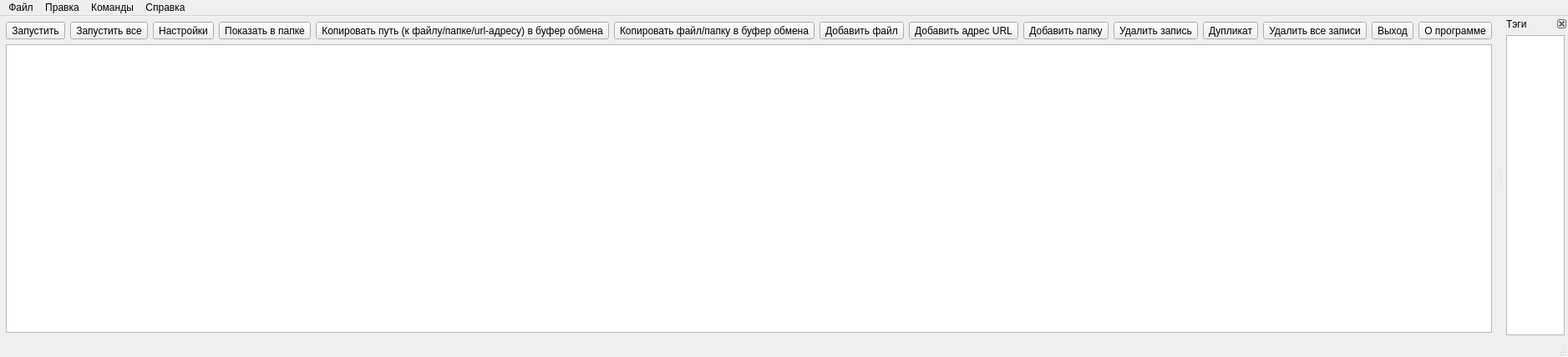
<?xml version="1.0" encoding="UTF-8"?>
<ui version="4.0">
 <class>UConteinerExes</class>
 <widget class="QMainWindow" name="UConteinerExes">
  <property name="geometry">
   <rect>
    <x>0</x>
    <y>0</y>
    <width>510</width>
    <height>427</height>
   </rect>
  </property>
  <property name="windowTitle">
   <string>UConteinerExes</string>
  </property>
  <widget class="QWidget" name="centralWidget">
   <layout class="QVBoxLayout" name="verticalLayout_2">
    <property name="margin">
     <number>7</number>
    </property>
    <item>
     <layout class="QHBoxLayout" name="horizontalLayout">
      <item>
       <widget class="QToolButton" name="tButtonStart">
        <property name="toolTip">
         <string>Запустить</string>
        </property>
        <property name="statusTip">
         <string>Запустить</string>
        </property>
        <property name="text">
         <string>Запустить</string>
        </property>
        <property name="icon">
         <iconset resource="resource.qrc">
          <normaloff>:/IconRun</normaloff>:/IconRun</iconset>
        </property>
       </widget>
      </item>
      <item>
       <widget class="QToolButton" name="tButtonStartAll">
        <property name="toolTip">
         <string>Запустить все</string>
        </property>
        <property name="statusTip">
         <string>Запустить все</string>
        </property>
        <property name="text">
         <string>Запустить все</string>
        </property>
        <property name="icon">
         <iconset resource="resource.qrc">
          <normaloff>:/IconRunAll</normaloff>:/IconRunAll</iconset>
        </property>
       </widget>
      </item>
      <item>
       <widget class="QToolButton" name="tButtonSettings">
        <property name="toolTip">
         <string>Настройки</string>
        </property>
        <property name="statusTip">
         <string>Настройки</string>
        </property>
        <property name="text">
         <string>Настройки</string>
        </property>
        <property name="icon">
         <iconset resource="resource.qrc">
          <normaloff>:/IconSettings</normaloff>:/IconSettings</iconset>
        </property>
       </widget>
      </item>
      <item>
       <widget class="QToolButton" name="tButtonShowInFolder">
        <property name="toolTip">
         <string>Показать файл в папке</string>
        </property>
        <property name="statusTip">
         <string>Показать файл в папке</string>
        </property>
        <property name="text">
         <string>Показать в папке</string>
        </property>
        <property name="icon">
         <iconset resource="resource.qrc">
          <normaloff>:/IconFolder</normaloff>:/IconFolder</iconset>
        </property>
       </widget>
      </item>
      <item>
       <widget class="QToolButton" name="tButtonCopyPathToFile">
        <property name="toolTip">
         <string>Копировать путь (к файлу/папке/url-адресу) в буфер обмена</string>
        </property>
        <property name="statusTip">
         <string>Копировать путь (к файлу/папке/url-адресу) в буфер обмена</string>
        </property>
        <property name="text">
         <string>Копировать путь (к файлу/папке/url-адресу) в буфер обмена</string>
        </property>
        <property name="icon">
         <iconset resource="resource.qrc">
          <normaloff>:/IconCopyPathFileToClipboard</normaloff>:/IconCopyPathFileToClipboard</iconset>
        </property>
       </widget>
      </item>
      <item>
       <widget class="QToolButton" name="tButtonCopyFile">
        <property name="toolTip">
         <string>Копировать файл/папку в буфер обмена</string>
        </property>
        <property name="statusTip">
         <string>Копировать файл/папку в буфер обмена</string>
        </property>
        <property name="text">
         <string>Копировать файл/папку в буфер обмена</string>
        </property>
        <property name="icon">
         <iconset resource="resource.qrc">
          <normaloff>:/IconCopyFileToClipboard</normaloff>:/IconCopyFileToClipboard</iconset>
        </property>
       </widget>
      </item>
      <item>
       <widget class="QToolButton" name="tButtonAddFile">
        <property name="toolTip">
         <string>Добавить файл</string>
        </property>
        <property name="statusTip">
         <string>Добавить файл</string>
        </property>
        <property name="text">
         <string>Добавить файл</string>
        </property>
        <property name="icon">
         <iconset resource="resource.qrc">
          <normaloff>:/IconAddFile</normaloff>:/IconAddFile</iconset>
        </property>
       </widget>
      </item>
      <item>
       <widget class="QToolButton" name="tButtonAddUrl">
        <property name="toolTip">
         <string>Добавить адрес URL</string>
        </property>
        <property name="statusTip">
         <string>Добавить адрес URL</string>
        </property>
        <property name="text">
         <string>Добавить адрес URL</string>
        </property>
        <property name="icon">
         <iconset resource="resource.qrc">
          <normaloff>:/IconAddHyperlink</normaloff>:/IconAddHyperlink</iconset>
        </property>
       </widget>
      </item>
      <item>
       <widget class="QToolButton" name="tButtonAddFolder">
        <property name="toolTip">
         <string>Добавить папку</string>
        </property>
        <property name="statusTip">
         <string>Добавить папку</string>
        </property>
        <property name="text">
         <string>Добавить папку</string>
        </property>
        <property name="icon">
         <iconset resource="resource.qrc">
          <normaloff>:/IconAddFolder</normaloff>:/IconAddFolder</iconset>
        </property>
       </widget>
      </item>
      <item>
       <widget class="QToolButton" name="tButtonRemove">
        <property name="toolTip">
         <string>Удалить запись</string>
        </property>
        <property name="statusTip">
         <string>Удалить запись</string>
        </property>
        <property name="text">
         <string>Удалить запись</string>
        </property>
        <property name="icon">
         <iconset resource="resource.qrc">
          <normaloff>:/IconRemove</normaloff>:/IconRemove</iconset>
        </property>
       </widget>
      </item>
      <item>
       <widget class="QToolButton" name="tButtonDuplicate">
        <property name="toolTip">
         <string>Сделать дупликат</string>
        </property>
        <property name="statusTip">
         <string>Сделать дупликат</string>
        </property>
        <property name="text">
         <string>Дупликат</string>
        </property>
        <property name="icon">
         <iconset resource="resource.qrc">
          <normaloff>:/IconDuplicate</normaloff>:/IconDuplicate</iconset>
        </property>
       </widget>
      </item>
      <item>
       <widget class="QToolButton" name="tButtonRemoveAll">
        <property name="toolTip">
         <string>Удалить все записи</string>
        </property>
        <property name="statusTip">
         <string>Удалить все записи</string>
        </property>
        <property name="text">
         <string>Удалить все записи</string>
        </property>
        <property name="icon">
         <iconset resource="resource.qrc">
          <normaloff>:/IconRemoveAll</normaloff>:/IconRemoveAll</iconset>
        </property>
       </widget>
      </item>
      <item>
       <widget class="QToolButton" name="tButtonQuit">
        <property name="toolTip">
         <string>Выход</string>
        </property>
        <property name="statusTip">
         <string>Выход</string>
        </property>
        <property name="text">
         <string>Выход</string>
        </property>
        <property name="icon">
         <iconset resource="resource.qrc">
          <normaloff>:/IconQuit</normaloff>:/IconQuit</iconset>
        </property>
       </widget>
      </item>
      <item>
       <widget class="QToolButton" name="tButtonAbout">
        <property name="toolTip">
         <string>О программе</string>
        </property>
        <property name="statusTip">
         <string>О программе</string>
        </property>
        <property name="text">
         <string>О программе</string>
        </property>
        <property name="icon">
         <iconset resource="resource.qrc">
          <normaloff>:/IconAboutProgram</normaloff>:/IconAboutProgram</iconset>
        </property>
       </widget>
      </item>
     </layout>
    </item>
    <item>
     <widget class="QTableView" name="tView">
      <property name="editTriggers">
       <set>QAbstractItemView::DoubleClicked</set>
      </property>
      <property name="selectionMode">
       <enum>QAbstractItemView::SingleSelection</enum>
      </property>
      <property name="selectionBehavior">
       <enum>QAbstractItemView::SelectRows</enum>
      </property>
     </widget>
    </item>
   </layout>
  </widget>
  <widget class="QStatusBar" name="statusBar"/>
  <widget class="QMenuBar" name="menuBar">
   <property name="geometry">
    <rect>
     <x>0</x>
     <y>0</y>
     <width>510</width>
     <height>20</height>
    </rect>
   </property>
   <widget class="QMenu" name="menuFile">
    <property name="title">
     <string>Файл</string>
    </property>
    <addaction name="actionLoadDB"/>
    <addaction name="actionSaveDBAs"/>
    <addaction name="separator"/>
    <addaction name="actionQuit"/>
   </widget>
   <widget class="QMenu" name="menuCorrection">
    <property name="title">
     <string>Правка</string>
    </property>
    <addaction name="actionSearch"/>
   </widget>
   <widget class="QMenu" name="menuCommand">
    <property name="title">
     <string>Команды</string>
    </property>
    <addaction name="actionSettings"/>
    <addaction name="separator"/>
    <addaction name="actionStart"/>
    <addaction name="actionStartAll"/>
    <addaction name="separator"/>
    <addaction name="actionShowInFolder"/>
    <addaction name="separator"/>
    <addaction name="actionAddFile"/>
    <addaction name="actionAddFolder"/>
    <addaction name="actionAddUrl"/>
    <addaction name="separator"/>
    <addaction name="actionDuplicate"/>
    <addaction name="separator"/>
    <addaction name="actionRemove"/>
    <addaction name="actionRemoveAll"/>
    <addaction name="separator"/>
    <addaction name="separator"/>
    <addaction name="actionCopyPathToFile"/>
    <addaction name="actionCopyFile"/>
   </widget>
   <widget class="QMenu" name="menuHelp">
    <property name="title">
     <string>Справка</string>
    </property>
    <addaction name="actionAbout"/>
   </widget>
   <addaction name="menuFile"/>
   <addaction name="menuCorrection"/>
   <addaction name="menuCommand"/>
   <addaction name="menuHelp"/>
  </widget>
  <widget class="QDockWidget" name="dockWidgetListTags">
   <property name="sizePolicy">
    <sizepolicy hsizetype="Minimum" vsizetype="Minimum">
     <horstretch>0</horstretch>
     <verstretch>0</verstretch>
    </sizepolicy>
   </property>
   <property name="floating">
    <bool>false</bool>
   </property>
   <property name="features">
    <set>QDockWidget::DockWidgetClosable|QDockWidget::DockWidgetMovable</set>
   </property>
   <property name="windowTitle">
    <string>Тэги</string>
   </property>
   <attribute name="dockWidgetArea">
    <number>2</number>
   </attribute>
   <widget class="QWidget" name="dockWidgetContents">
    <layout class="QVBoxLayout" name="verticalLayout">
     <property name="spacing">
      <number>0</number>
     </property>
     <property name="margin">
      <number>4</number>
     </property>
     <item>
      <widget class="QListWidget" name="lWidgetTags">
       <property name="sizePolicy">
        <sizepolicy hsizetype="Preferred" vsizetype="Preferred">
         <horstretch>0</horstretch>
         <verstretch>0</verstretch>
        </sizepolicy>
       </property>
       <property name="editTriggers">
        <set>QAbstractItemView::NoEditTriggers</set>
       </property>
       <property name="showDropIndicator" stdset="0">
        <bool>false</bool>
       </property>
       <property name="alternatingRowColors">
        <bool>false</bool>
       </property>
       <property name="selectionMode">
        <enum>QAbstractItemView::SingleSelection</enum>
       </property>
       <property name="selectionBehavior">
        <enum>QAbstractItemView::SelectRows</enum>
       </property>
      </widget>
     </item>
    </layout>
   </widget>
  </widget>
  <action name="actionQuit">
   <property name="icon">
    <iconset resource="resource.qrc">
     <normaloff>:/IconQuit</normaloff>:/IconQuit</iconset>
   </property>
   <property name="text">
    <string>Выход</string>
   </property>
   <property name="shortcut">
    <string>Ctrl+Q</string>
   </property>
  </action>
  <action name="actionSearch">
   <property name="icon">
    <iconset resource="resource.qrc">
     <normaloff>:/IconSearch</normaloff>:/IconSearch</iconset>
   </property>
   <property name="text">
    <string>Поиск</string>
   </property>
   <property name="statusTip">
    <string>Поиск</string>
   </property>
   <property name="shortcut">
    <string>Ctrl+F</string>
   </property>
  </action>
  <action name="actionStart">
   <property name="icon">
    <iconset resource="resource.qrc">
     <normaloff>:/IconRun</normaloff>:/IconRun</iconset>
   </property>
   <property name="text">
    <string>Запустить</string>
   </property>
   <property name="statusTip">
    <string>Запустить</string>
   </property>
  </action>
  <action name="actionStartAll">
   <property name="icon">
    <iconset resource="resource.qrc">
     <normaloff>:/IconRunAll</normaloff>:/IconRunAll</iconset>
   </property>
   <property name="text">
    <string>Запустить все</string>
   </property>
   <property name="statusTip">
    <string>Запустить все</string>
   </property>
  </action>
  <action name="actionAbout">
   <property name="icon">
    <iconset resource="resource.qrc">
     <normaloff>:/IconAboutProgram</normaloff>:/IconAboutProgram</iconset>
   </property>
   <property name="text">
    <string>О программе</string>
   </property>
   <property name="statusTip">
    <string>О программе</string>
   </property>
   <property name="shortcut">
    <string>F1</string>
   </property>
  </action>
  <action name="actionAddFile">
   <property name="icon">
    <iconset resource="resource.qrc">
     <normaloff>:/IconAddFile</normaloff>:/IconAddFile</iconset>
   </property>
   <property name="text">
    <string>Добавить файл</string>
   </property>
   <property name="statusTip">
    <string>Добавить файл</string>
   </property>
  </action>
  <action name="actionAddFolder">
   <property name="icon">
    <iconset resource="resource.qrc">
     <normaloff>:/IconAddFolder</normaloff>:/IconAddFolder</iconset>
   </property>
   <property name="text">
    <string>Добавить папку</string>
   </property>
   <property name="statusTip">
    <string>Добавить папку</string>
   </property>
  </action>
  <action name="actionAddUrl">
   <property name="icon">
    <iconset resource="resource.qrc">
     <normaloff>:/IconAddHyperlink</normaloff>:/IconAddHyperlink</iconset>
   </property>
   <property name="text">
    <string>Добавить адрес URL</string>
   </property>
   <property name="statusTip">
    <string>Добавить адрес URL</string>
   </property>
  </action>
  <action name="actionRemove">
   <property name="icon">
    <iconset resource="resource.qrc">
     <normaloff>:/IconRemove</normaloff>:/IconRemove</iconset>
   </property>
   <property name="text">
    <string>Удалить запись</string>
   </property>
   <property name="statusTip">
    <string>Удалить запись</string>
   </property>
  </action>
  <action name="actionRemoveAll">
   <property name="icon">
    <iconset resource="resource.qrc">
     <normaloff>:/IconRemoveAll</normaloff>:/IconRemoveAll</iconset>
   </property>
   <property name="text">
    <string>Удалить все записи</string>
   </property>
   <property name="statusTip">
    <string>Удалить все записи</string>
   </property>
  </action>
  <action name="actionDuplicate">
   <property name="icon">
    <iconset resource="resource.qrc">
     <normaloff>:/IconDuplicate</normaloff>:/IconDuplicate</iconset>
   </property>
   <property name="text">
    <string>Дупликат</string>
   </property>
   <property name="statusTip">
    <string>Дупликат</string>
   </property>
  </action>
  <action name="actionCopyPathToFile">
   <property name="icon">
    <iconset resource="resource.qrc">
     <normaloff>:/IconCopyPathFileToClipboard</normaloff>:/IconCopyPathFileToClipboard</iconset>
   </property>
   <property name="text">
    <string>Копировать путь в буфер обмена</string>
   </property>
   <property name="iconText">
    <string>Копировать путь в буфер обмена</string>
   </property>
   <property name="toolTip">
    <string>Копировать путь (к файлу/папке/url-адресу) в буфер обмена</string>
   </property>
   <property name="statusTip">
    <string>Копировать путь (к файлу/папке/url-адресу) в буфер обмена</string>
   </property>
  </action>
  <action name="actionCopyFile">
   <property name="icon">
    <iconset resource="resource.qrc">
     <normaloff>:/IconCopyFileToClipboard</normaloff>:/IconCopyFileToClipboard</iconset>
   </property>
   <property name="text">
    <string>Копировать файл/папку в буфер обмена</string>
   </property>
   <property name="statusTip">
    <string>Копировать файл/папку в буфер обмена</string>
   </property>
  </action>
  <action name="actionSettings">
   <property name="icon">
    <iconset resource="resource.qrc">
     <normaloff>:/IconSettings</normaloff>:/IconSettings</iconset>
   </property>
   <property name="text">
    <string>Настройки</string>
   </property>
   <property name="statusTip">
    <string>Настройки</string>
   </property>
  </action>
  <action name="actionShowInFolder">
   <property name="icon">
    <iconset resource="resource.qrc">
     <normaloff>:/IconFolder</normaloff>:/IconFolder</iconset>
   </property>
   <property name="text">
    <string>Показать файл в папке</string>
   </property>
   <property name="statusTip">
    <string>Показать файл в папке</string>
   </property>
  </action>
  <action name="actionSaveDBAs">
   <property name="text">
    <string>Сохранить таблицу как...</string>
   </property>
   <property name="statusTip">
    <string>Сохранить таблицу как</string>
   </property>
   <property name="shortcut">
    <string>Ctrl+S</string>
   </property>
  </action>
  <action name="actionLoadDB">
   <property name="text">
    <string>Загрузить таблицу от...</string>
   </property>
   <property name="statusTip">
    <string>Загрузить таблицу от</string>
   </property>
   <property name="shortcut">
    <string>Ctrl+O</string>
   </property>
  </action>
 </widget>
 <layoutdefault spacing="6" margin="11"/>
 <resources>
  <include location="resource.qrc"/>
 </resources>
 <connections/>
</ui>
